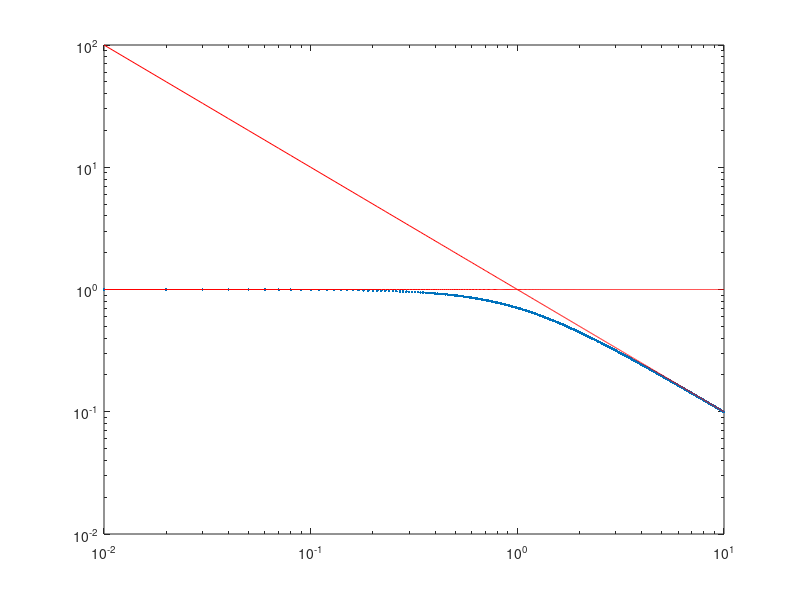

Recreate this plot in MATLAB.
x = 0:.01:10;
j = 0;
y = zeros(1,length(x));
z = zeros(1,length(x));
g = zeros(1,length(x));
k = zeros(1,length(x));
w = 1;
for i=x
    j = j+1;
    y(j) = 1/(((w*i)^2 + 1)^0.5);
    z(j) = 1/(w*i);
    k(j) = 1*i + 1;
    g(j) = 1;
end

%plot(x,y,'.');
loglog(x,y,'.');
hold on;
loglog(x,z,'r');
hold on;
loglog(x,g,'r');